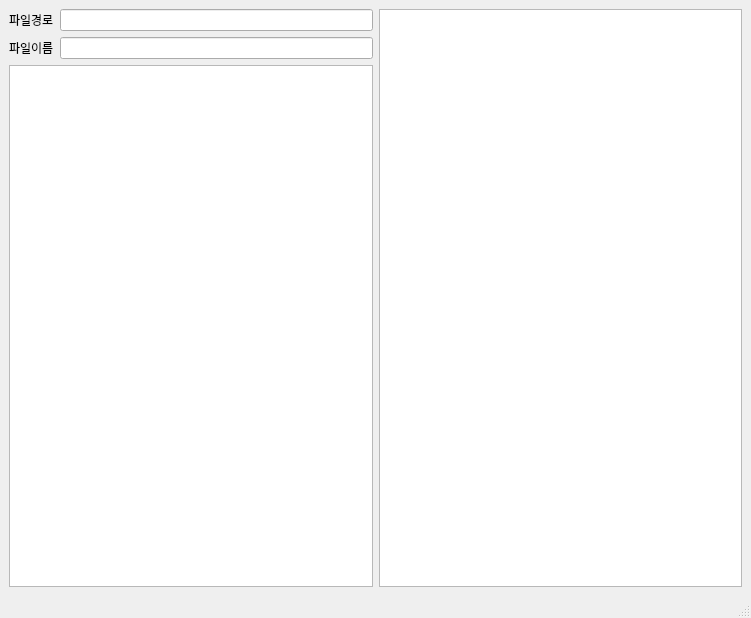
<?xml version="1.0" encoding="UTF-8"?>
<ui version="4.0">
 <class>MainWindow</class>
 <widget class="QMainWindow" name="MainWindow">
  <property name="geometry">
   <rect>
    <x>0</x>
    <y>0</y>
    <width>751</width>
    <height>618</height>
   </rect>
  </property>
  <property name="minimumSize">
   <size>
    <width>751</width>
    <height>618</height>
   </size>
  </property>
  <property name="windowTitle">
   <string>CaptureEdit</string>
  </property>
  <property name="windowIcon">
   <iconset resource="capture.qrc">
    <normaloff>:/button/icons/Folder.png</normaloff>:/button/icons/Folder.png</iconset>
  </property>
  <widget class="QWidget" name="centralwidget">
   <layout class="QHBoxLayout" name="horizontalLayout_4">
    <item>
     <layout class="QVBoxLayout" name="verticalLayout_2">
      <item>
       <layout class="QHBoxLayout" name="horizontalLayout_2">
        <item>
         <widget class="QLabel" name="label">
          <property name="text">
           <string>파일경로</string>
          </property>
         </widget>
        </item>
        <item>
         <widget class="QLineEdit" name="lineEdit"/>
        </item>
       </layout>
      </item>
      <item>
       <layout class="QHBoxLayout" name="horizontalLayout_3">
        <item>
         <widget class="QLabel" name="label_2">
          <property name="text">
           <string>파일이름</string>
          </property>
         </widget>
        </item>
        <item>
         <widget class="QLineEdit" name="lineEdit_2"/>
        </item>
       </layout>
      </item>
      <item>
       <widget class="QTreeView" name="treeView"/>
      </item>
     </layout>
    </item>
    <item>
     <layout class="QVBoxLayout" name="verticalLayout">
      <item>
       <widget class="QGraphicsView" name="graphicsView">
        <property name="mouseTracking">
         <bool>true</bool>
        </property>
        <property name="whatsThis">
         <string/>
        </property>
       </widget>
      </item>
     </layout>
    </item>
   </layout>
  </widget>
  <widget class="QStatusBar" name="statusbar"/>
  <action name="action">
   <property name="text">
    <string>새 캡처</string>
   </property>
  </action>
  <action name="action_2">
   <property name="text">
    <string>저장</string>
   </property>
  </action>
  <action name="action_3">
   <property name="text">
    <string>다른 이름으로 저장</string>
   </property>
  </action>
  <action name="action_5">
   <property name="text">
    <string>종료</string>
   </property>
  </action>
  <action name="action_6">
   <property name="text">
    <string>팀업 대화방선택</string>
   </property>
  </action>
  <action name="action_7">
   <property name="text">
    <string>실행취소</string>
   </property>
  </action>
  <action name="action_8">
   <property name="text">
    <string>다시실행</string>
   </property>
  </action>
  <action name="action_9">
   <property name="text">
    <string>복사</string>
   </property>
  </action>
  <action name="action_I">
   <property name="text">
    <string>잉크 색(I)</string>
   </property>
  </action>
  <action name="action_R">
   <property name="text">
    <string>지우개(R)</string>
   </property>
  </action>
  <action name="action_Q">
   <property name="text">
    <string>모든 잉크 지우기(Q)</string>
   </property>
  </action>
  <action name="action_G">
   <property name="text">
    <string>그림판으로 내보내기(G)</string>
   </property>
  </action>
  <action name="action_13">
   <property name="text">
    <string>선</string>
   </property>
  </action>
  <action name="action_14">
   <property name="text">
    <string>화살표</string>
   </property>
  </action>
  <action name="action_15">
   <property name="text">
    <string>사각형</string>
   </property>
  </action>
  <action name="action_16">
   <property name="text">
    <string>원</string>
   </property>
  </action>
  <action name="action1pt">
   <property name="checkable">
    <bool>true</bool>
   </property>
   <property name="checked">
    <bool>true</bool>
   </property>
   <property name="text">
    <string>1pt</string>
   </property>
  </action>
  <action name="action2pt">
   <property name="checkable">
    <bool>true</bool>
   </property>
   <property name="text">
    <string>2pt</string>
   </property>
  </action>
  <action name="action3pt">
   <property name="checkable">
    <bool>true</bool>
   </property>
   <property name="text">
    <string>3pt</string>
   </property>
  </action>
  <action name="action4pt">
   <property name="checkable">
    <bool>true</bool>
   </property>
   <property name="text">
    <string>4pt</string>
   </property>
  </action>
  <action name="action5pt">
   <property name="checkable">
    <bool>true</bool>
   </property>
   <property name="text">
    <string>5pt</string>
   </property>
  </action>
  <action name="action6pt">
   <property name="checkable">
    <bool>true</bool>
   </property>
   <property name="text">
    <string>6pt</string>
   </property>
  </action>
  <action name="action_17">
   <property name="text">
    <string>팀업 로그인</string>
   </property>
  </action>
  <action name="action_4">
   <property name="text">
    <string>읽어보세요</string>
   </property>
  </action>
 </widget>
 <resources>
  <include location="capture.qrc"/>
 </resources>
 <connections/>
</ui>
